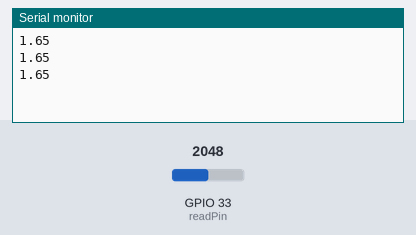
The sketch below on a simulated ESP32. On the bench: the last lines printed to the serial monitor. Inputs (shaded band) come from the test bench; at power-on: GPIO 33 (readPin) = 2048.

Above: at 1.4 s.
1.5 s: GPIO 33 (readPin) set to 2866
At 2.3 s:
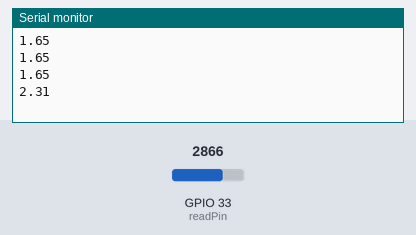
3.0 s: GPIO 33 (readPin) set to 3603
At 3.5 s:
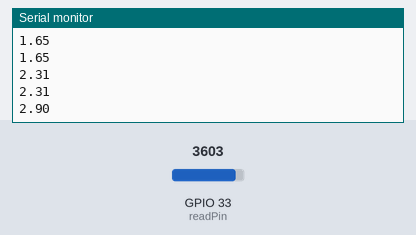
Timing chart, 0 to 6.0 s (numbered marks = the images above; inputs shaded):
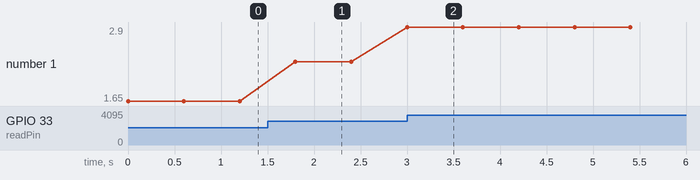

Measured:
- after the input at 1.5 s, the serial monitor: prints a new line after 0.30 s (image 1)
- after the input at 3.0 s, the serial monitor: prints a new line at once (image 2)
- plotted number 1: 1.65 → 2.31 after the input at 1.5 s, 2.31 → 2.9 after the input at 3.0 s

The sketch:

05-ReadingVolts.ino
```cpp
int readPin = 33;
float V2 = 0;
int readVal;
int budrate = 9600;
int delayTime = 600;

void setup() {
  pinMode(readPin, INPUT);
  Serial.begin(budrate);
}

void loop() {
  readVal = analogRead(readPin);

  // Esp 32 chips have 12 bit on like the 10 pin of the uno so 4095 instead of 1023
  // ESp 32 Read pins are capped at 3.3 not 5v
  V2 = (3.3 / 4095.) * readVal;

  Serial.println(V2);
  delay(delayTime);
}
```
